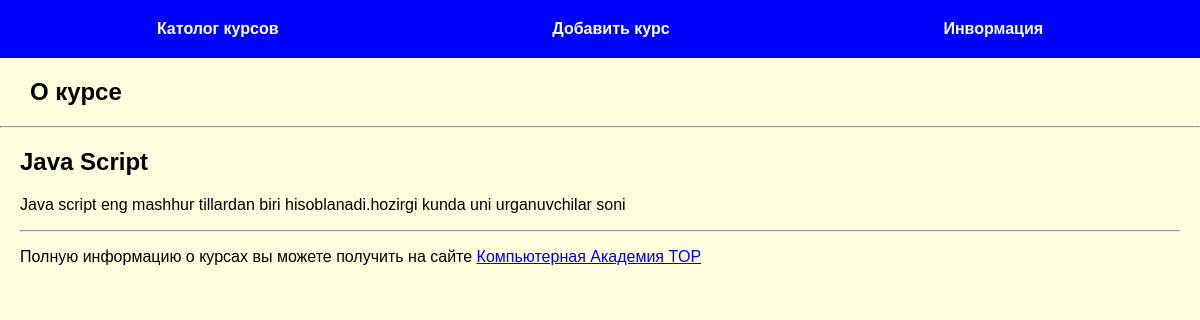
The page /about/12 on the database its author committed.
### tables this page shows
CREATE TABLE courses(
    id INTEGER PRIMARY KEY AUTOINCREMENT,
    name TEXT NOT NULL,
    price INTEGER NOT NULL,
    info TEXT NOT NULL
);

### main.py (the view)
@app.route('/about/<int:course_id>')
def about(course_id):
    con = get_db()
    dbase = FDataBase(con)
    info = dbase.get_one_course(course_id)
    if info:
        return render_template('about.html', menu=menu, title='О курсе', info=info)
    else:
        return render_template('about.html', menu=menu, title='О курсе')

### DataBase.py (called while the page is built)
    def get_one_course(self, course_id):
        try:
            res = self.__cur.execute(f'SELECT * FROM courses WHERE id={course_id}').fetchone()
            if res:
                return res
        except sqlite3.Error as e:
            print('Ошибка получинея группа в БД' + str(e))
        return False

### main.py (called while the page is built)
def connect_db():
    con = sqlite3.connect(app.config['DATABASE'])
    con.row_factory = sqlite3.Row
    return con

def get_db():
    if not hasattr(g, 'link_db'):
        g.link_db = connect_db()
    return g.link_db

### templates/about.html
{% extends 'base.html' %}
{% block content %}
{{ super() }}
<div class="about">
    {% if info %}
            <h2> {{ info. name | title}} </h2>
            <p> {{info.info | capitalize }} </p>
    {% else %}
        <h4> Информации о курсе пока нет </h4>
    {% endif %}
    <hr>
    <p>Полную информацию о курсах вы можете получить на сайте <a href="https://online.top-academy.ru/">Компьютерная Академия TOP</a></p>
</div>
{% endblock content %}

### static/css/style.css (style rules this page uses)
body { background: lightyellow; margin: auto; padding: auto; font-family: Verdana, Geneva, Tahoma, sans-serif; }
.about, .info { margin: 20px 20px; }

### rows shown on the page
courses: name "Java Script", info "Java script eng mashhur tillardan biri hisoblanadi.hozirgi kunda uni urganuvchilar soni"

### other values the page prints
{{ m.name }} "Католог курсов" "Добавить курс" "Инвормация"
{{ title }} "О курсе"
